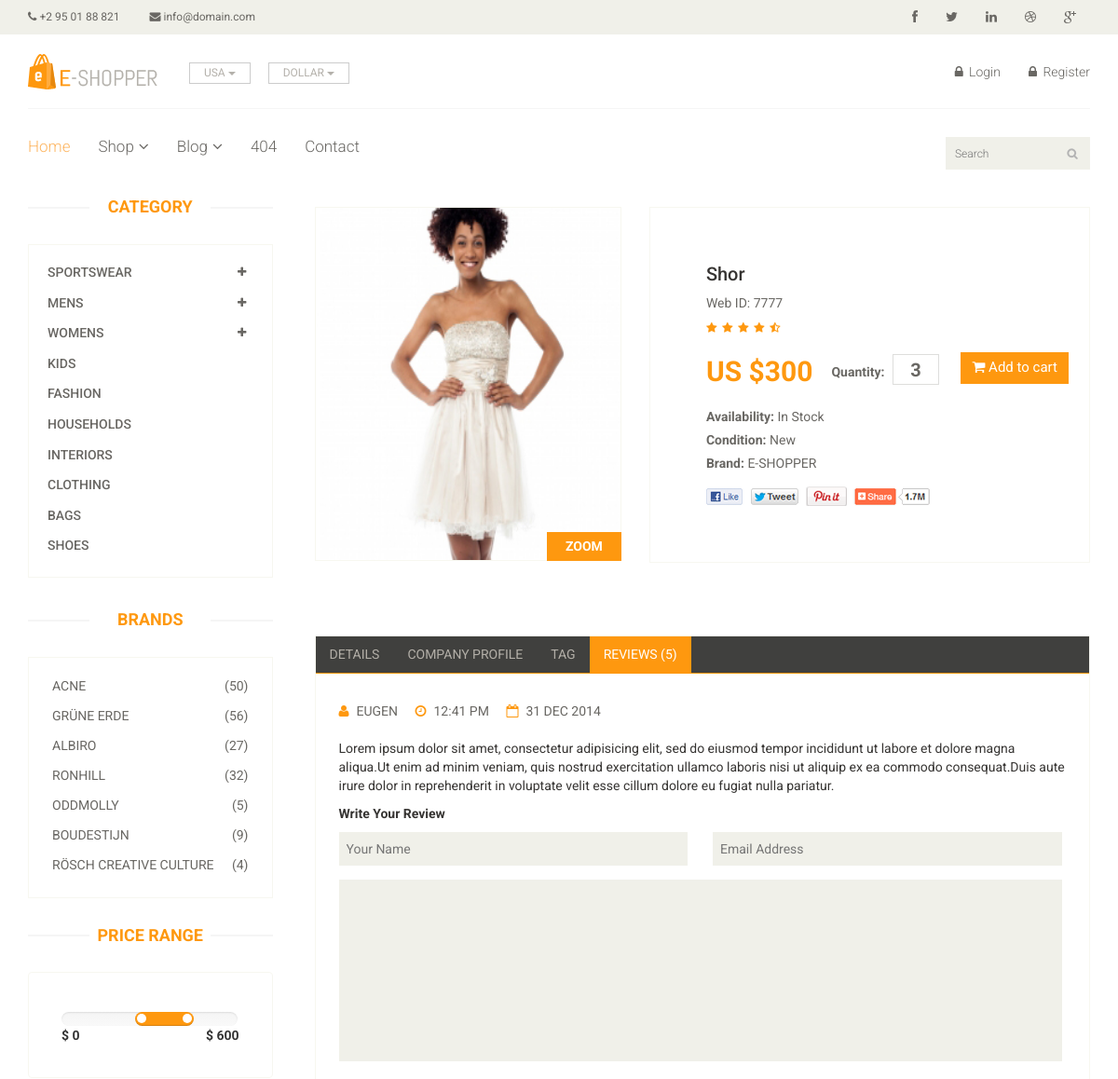
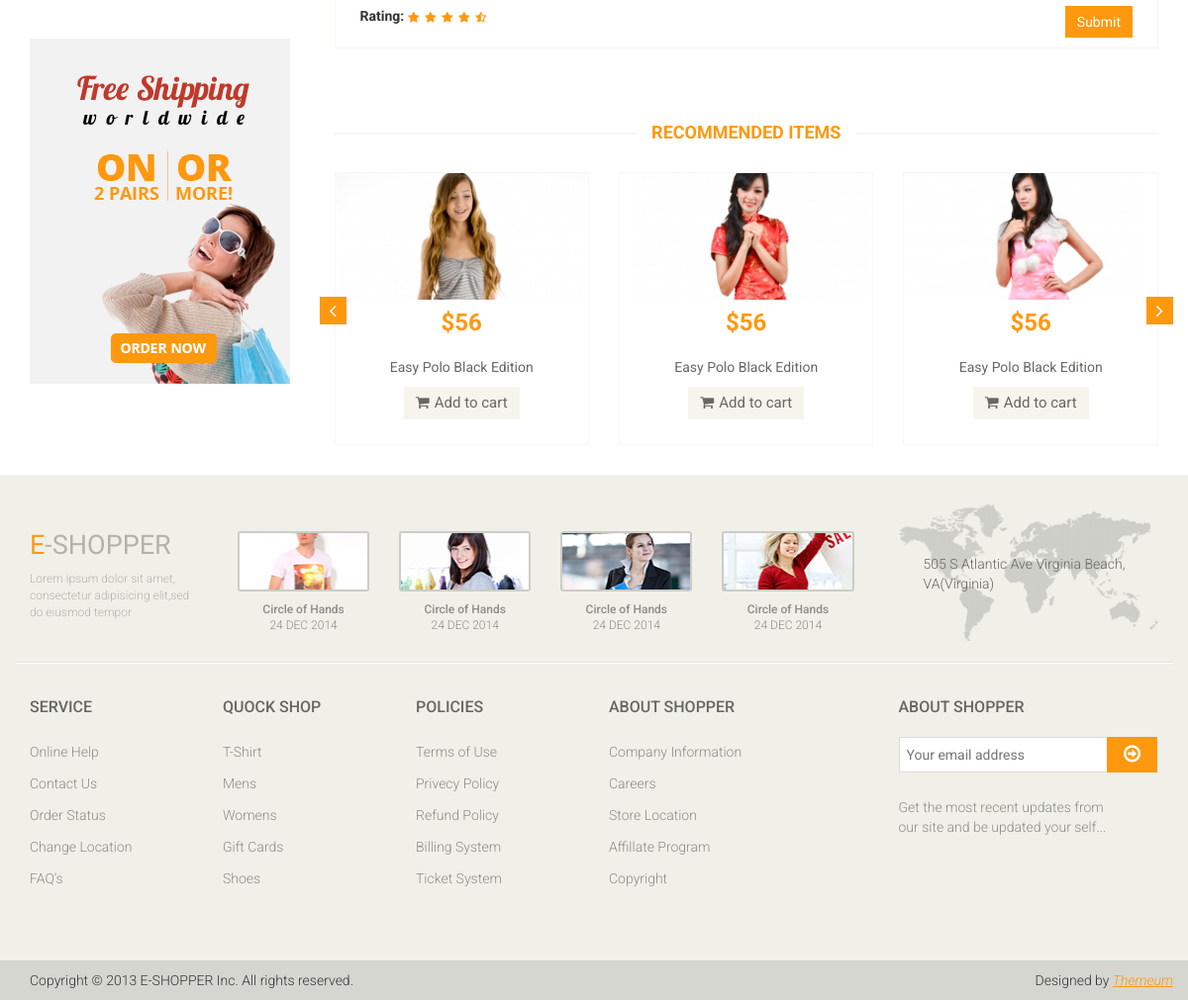
Page /product/1 on the committed database (2 pictures, top to bottom).
### main/models.py (models this page shows, shortened)
class Product(models.Model):
    TYPE_CHOICE = (
        ('T-SHIRT', 'T-SHIRT'),
        ('BLAZERS', 'BLAZERS'),
        ('SUNGLASS', 'SUNGLASS'),
        ('KIDS', 'KIDS'),
        ('POLO SHIRT', 'POLO SHIRT'),
    )
    name = models.CharField('Name', max_length=50)
    image = models.ImageField('Image')
    web_id = models.PositiveIntegerField('Web ID')
    price = models.PositiveIntegerField('Price')
    type = models.CharField('Type', choices=TYPE_CHOICE, max_length=30)

### main/views.py (the view)
# urls.py: path('product/<int:id>', views.product_detail, name='product_detail')
def product_detail(request, id):
	product = Product.objects.filter(pk=id).first()
	return render(request, 'main/product-details.html', context={
		'product': product
	})

### main/templates/main/product-details.html (shortened to what this page needs)
{% extends "base.html" %}
{% block content %}
	<section>
		<div class="container">
			<div class="row">
				<div class="col-sm-3">
					<div class="left-sidebar">
						<h2>Category</h2>
						<div class="panel-group category-products" id="accordian">
							<div class="panel panel-default">
								<div class="panel-heading">
									<h4 class="panel-title">
										<a data-toggle="collapse" data-parent="#accordian" href="#sportswear">
											<span class="badge pull-right"><i class="fa fa-plus"></i></span>
											Sportswear
										</a>
									</h4>
								</div>
							</div>
							<div class="panel panel-default">
								<div class="panel-heading">
									<h4 class="panel-title">
										<a data-toggle="collapse" data-parent="#accordian" href="#mens">
											<span class="badge pull-right"><i class="fa fa-plus"></i></span>
											Mens
										</a>
									</h4>
								</div>
							</div>
							<div class="panel panel-default">
								<div class="panel-heading">
									<h4 class="panel-title">
										<a data-toggle="collapse" data-parent="#accordian" href="#womens">
											<span class="badge pull-right"><i class="fa fa-plus"></i></span>
											Womens
										</a>
									</h4>
								</div>
							</div>
							<div class="panel panel-default">
								<div class="panel-heading">
									<h4 class="panel-title"><a href="#">Kids</a></h4>
								</div>
							</div>
							<div class="panel panel-default">
								<div class="panel-heading">
									<h4 class="panel-title"><a href="#">Fashion</a></h4>
								</div>
							</div>
							<div class="panel panel-default">
								<div class="panel-heading">
									<h4 class="panel-title"><a href="#">Households</a></h4>
								</div>
							</div>
							<div class="panel panel-default">
								<div class="panel-heading">
									<h4 class="panel-title"><a href="#">Interiors</a></h4>
								</div>
							</div>
							<div class="panel panel-default">
								<div class="panel-heading">
									<h4 class="panel-title"><a href="#">Clothing</a></h4>
								</div>
							</div>
							<div class="panel panel-default">
								<div class="panel-heading">
									<h4 class="panel-title"><a href="#">Bags</a></h4>
								</div>
							</div>
							<div class="panel panel-default">
								<div class="panel-heading">
									<h4 class="panel-title"><a href="#">Shoes</a></h4>
								</div>
							</div>
						</div>
						<div class="brands_products">
							<h2>Brands</h2>
							<div class="brands-name">
								<ul class="nav nav-pills nav-stacked">
									<li><a href=""> <span class="pull-right">(50)</span>Acne</a></li>
									<li><a href=""> <span class="pull-right">(56)</span>Grüne Erde</a></li>
									<li><a href=""> <span class="pull-right">(27)</span>Albiro</a></li>
									<li><a href=""> <span class="pull-right">(32)</span>Ronhill</a></li>
									<li><a href=""> <span class="pull-right">(5)</span>Oddmolly</a></li>
									<li><a href=""> <span class="pull-right">(9)</span>Boudestijn</a></li>
									<li><a href=""> <span class="pull-right">(4)</span>Rösch creative culture</a></li>
								</ul>
							</div>
						</div>
						<div class="price-range">
							<h2>Price Range</h2>
							<div class="well">
								 <input type="text" class="span2" value="" data-slider-min="0" data-slider-max="600" data-slider-step="5" data-slider-value="[250,450]" id="sl2" ><br />
								 <b>$ 0</b> <b class="pull-right">$ 600</b>
							</div>
						</div>
						<div class="shipping text-center">
							<img src="images/home/shipping.jpg" alt="" />
						</div>
					</div>
				</div>
				<div class="col-sm-9 padding-right">
					<div class="product-details">
						<div class="col-sm-5">
							<div class="view-product">
								<img src="{{ product.image.url }}" alt="" />
								<h3>ZOOM</h3>
							</div>
						</div>
						<div class="col-sm-7">
							<div class="product-information">
								<h2>{{ product.name }}</h2>
								<p>Web ID: {{ product.web_id }}</p>
								<img src="images/product-details/rating.png" alt="" />
								<span>
									<span>US ${{ product.price }}</span>
									<label>Quantity:</label>
									<input type="text" value="3" />
									<button type="button" class="btn btn-fefault cart">
										<i class="fa fa-shopping-cart"></i>
										Add to cart
									</button>
								</span>
								<p><b>Availability:</b> In Stock</p>
								<p><b>Condition:</b> New</p>
								<p><b>Brand:</b> E-SHOPPER</p>
								<a href=""><img src="images/product-details/share.png" class="share img-responsive"  alt="" /></a>
							</div>
						</div>
					</div>
					<div class="category-tab shop-details-tab">
						<div class="col-sm-12">
							<ul class="nav nav-tabs">
								<li><a href="#details" data-toggle="tab">Details</a></li>
								<li><a href="#companyprofile" data-toggle="tab">Company Profile</a></li>
								<li><a href="#tag" data-toggle="tab">Tag</a></li>
								<li class="active"><a href="#reviews" data-toggle="tab">Reviews (5)</a></li>
							</ul>
						</div>
						<div class="tab-content">
							<div class="tab-pane fade active in" id="reviews" >
								<div class="col-sm-12">
									<ul>
										<li><a href=""><i class="fa fa-user"></i>EUGEN</a></li>
										<li><a href=""><i class="fa fa-clock-o"></i>12:41 PM</a></li>
										<li><a href=""><i class="fa fa-calendar-o"></i>31 DEC 2014</a></li>
									</ul>
									<p>Lorem ipsum dolor sit amet, consectetur adipisicing elit, sed do eiusmod tempor incididunt ut labore et dolore magna aliqua.Ut enim ad minim veniam, quis nostrud exercitation ullamco laboris nisi ut aliquip ex ea commodo consequat.Duis aute irure dolor in reprehenderit in voluptate velit esse cillum dolore eu fugiat nulla pariatur.</p>
									<p><b>Write Your Review</b></p>
									<form action="#">
										<span>
											<input type="text" placeholder="Your Name"/>
											<input type="email" placeholder="Email Address"/>
										</span>
										<textarea name="" ></textarea>
										<b>Rating: </b> <img src="images/product-details/rating.png" alt="" />
										<button type="button" class="btn btn-default pull-right">
											Submit
										</button>
									</form>
								</div>
							</div>
						</div>
					</div>
					<div class="recommended_items">
						<h2 class="title text-center">recommended items</h2>
						<div id="recommended-item-carousel" class="carousel slide" data-ride="carousel">
							<div class="carousel-inner">
								<div class="item active">
									<div class="col-sm-4">
										<div class="product-image-wrapper">
											<div class="single-products">
												<div class="productinfo text-center">
													<img src="images/home/recommend1.jpg" alt="" />
													<h2>$56</h2>
													<p>Easy Polo Black Edition</p>
													<button type="button" class="btn btn-default add-to-cart"><i class="fa fa-shopping-cart"></i>Add to cart</button>
												</div>
											</div>
										</div>
									</div>
									<div class="col-sm-4">
										<div class="product-image-wrapper">
											<div class="single-products">
												<div class="productinfo text-center">
													<img src="images/home/recommend2.jpg" alt="" />
													<h2>$56</h2>
													<p>Easy Polo Black Edition</p>
													<button type="button" class="btn btn-default add-to-cart"><i class="fa fa-shopping-cart"></i>Add to cart</button>
												</div>
											</div>
										</div>
									</div>
									<div class="col-sm-4">
										<div class="product-image-wrapper">
											<div class="single-products">
												<div class="productinfo text-center">
													<img src="images/home/recommend3.jpg" alt="" />
													<h2>$56</h2>
													<p>Easy Polo Black Edition</p>
													<button type="button" class="btn btn-default add-to-cart"><i class="fa fa-shopping-cart"></i>Add to cart</button>
												</div>
											</div>
										</div>
									</div>
								</div>
							</div>
							 <a class="left recommended-item-control" href="#recommended-item-carousel" data-slide="prev">
								<i class="fa fa-angle-left"></i>
							  </a>
							  <a class="right recommended-item-control" href="#recommended-item-carousel" data-slide="next">
								<i class="fa fa-angle-right"></i>
							  </a>
						</div>
					</div>
				</div>
			</div>
		</div>
	</section>
	{% endblock %}

### rows in the picture
Product: image (picture), name "Shor", web_id "7777", price "300"
